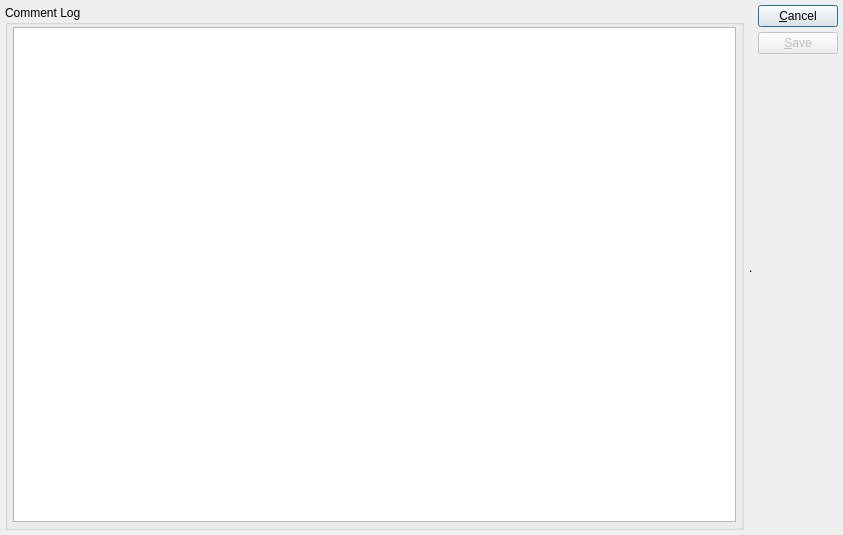
<ui version="4.0" >
 <class>progressingComment</class>
 <widget class="QDialog" name="progressingComment" >
  <property name="geometry" >
   <rect>
    <x>0</x>
    <y>0</y>
    <width>843</width>
    <height>535</height>
   </rect>
  </property>
  <property name="sizePolicy" >
   <sizepolicy vsizetype="Preferred" hsizetype="Preferred" >
    <horstretch>0</horstretch>
    <verstretch>0</verstretch>
   </sizepolicy>
  </property>
  <property name="maximumSize" >
   <size>
    <width>16777215</width>
    <height>16777215</height>
   </size>
  </property>
  <property name="windowTitle" >
   <string>Enter Progressing Comment</string>
  </property>
  <layout class="QHBoxLayout" name="horizontalLayout" >
   <property name="spacing" >
    <number>5</number>
   </property>
   <property name="margin" >
    <number>5</number>
   </property>
   <item>
    <widget class="QGroupBox" name="_commentGroupBox" >
     <property name="enabled" >
      <bool>true</bool>
     </property>
     <property name="sizePolicy" >
      <sizepolicy vsizetype="Preferred" hsizetype="Preferred" >
       <horstretch>0</horstretch>
       <verstretch>0</verstretch>
      </sizepolicy>
     </property>
     <property name="title" >
      <string>Comment Log</string>
     </property>
     <layout class="QVBoxLayout" name="_2" >
      <property name="spacing" >
       <number>0</number>
      </property>
      <property name="leftMargin" >
       <number>5</number>
      </property>
      <property name="topMargin" >
       <number>2</number>
      </property>
      <property name="rightMargin" >
       <number>5</number>
      </property>
      <property name="bottomMargin" >
       <number>5</number>
      </property>
      <item>
       <widget class="QTextEdit" name="_commentText" >
        <property name="enabled" >
         <bool>true</bool>
        </property>
        <property name="sizePolicy" >
         <sizepolicy vsizetype="Expanding" hsizetype="Expanding" >
          <horstretch>0</horstretch>
          <verstretch>0</verstretch>
         </sizepolicy>
        </property>
        <property name="minimumSize" >
         <size>
          <width>0</width>
          <height>0</height>
         </size>
        </property>
        <property name="focusPolicy" >
         <enum>Qt::ClickFocus</enum>
        </property>
        <property name="contextMenuPolicy" >
         <enum>Qt::DefaultContextMenu</enum>
        </property>
        <property name="acceptDrops" >
         <bool>true</bool>
        </property>
        <property name="autoFillBackground" >
         <bool>false</bool>
        </property>
        <property name="autoFormatting" >
         <set>QTextEdit::AutoNone</set>
        </property>
        <property name="readOnly" >
         <bool>false</bool>
        </property>
        <property name="acceptRichText" >
         <bool>true</bool>
        </property>
       </widget>
      </item>
     </layout>
    </widget>
   </item>
   <item>
    <widget class="QLabel" name="_serialNumber_2" >
     <property name="text" >
      <string>.</string>
     </property>
    </widget>
   </item>
   <item>
    <layout class="QVBoxLayout" name="verticalLayout_6" >
     <item>
      <widget class="QPushButton" name="_cancel" >
       <property name="enabled" >
        <bool>true</bool>
       </property>
       <property name="text" >
        <string>&amp;Cancel</string>
       </property>
      </widget>
     </item>
     <item>
      <widget class="QPushButton" name="_save" >
       <property name="enabled" >
        <bool>false</bool>
       </property>
       <property name="sizePolicy" >
        <sizepolicy vsizetype="Fixed" hsizetype="Fixed" >
         <horstretch>0</horstretch>
         <verstretch>0</verstretch>
        </sizepolicy>
       </property>
       <property name="text" >
        <string>&amp;Save</string>
       </property>
      </widget>
     </item>
     <item>
      <spacer name="verticalSpacer" >
       <property name="orientation" >
        <enum>Qt::Vertical</enum>
       </property>
       <property name="sizeHint" stdset="0" >
        <size>
         <width>20</width>
         <height>40</height>
        </size>
       </property>
      </spacer>
     </item>
    </layout>
   </item>
  </layout>
 </widget>
 <resources/>
 <connections/>
</ui>
